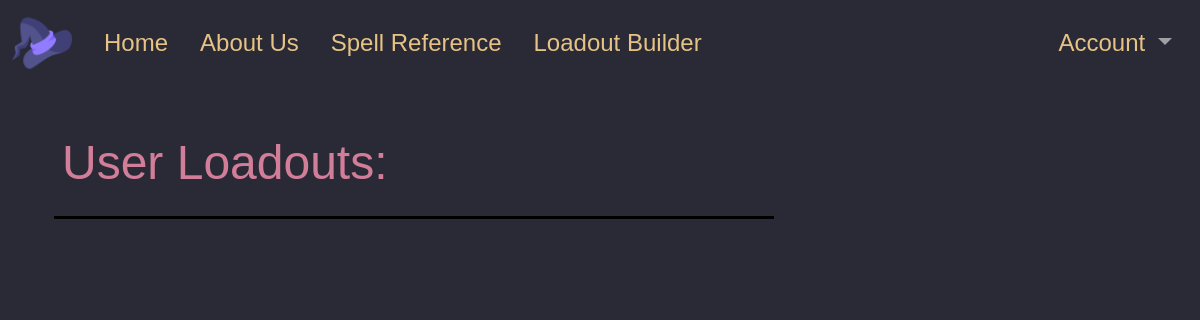
/myloadouts (signed in), run on an earlier commit of the app's database.
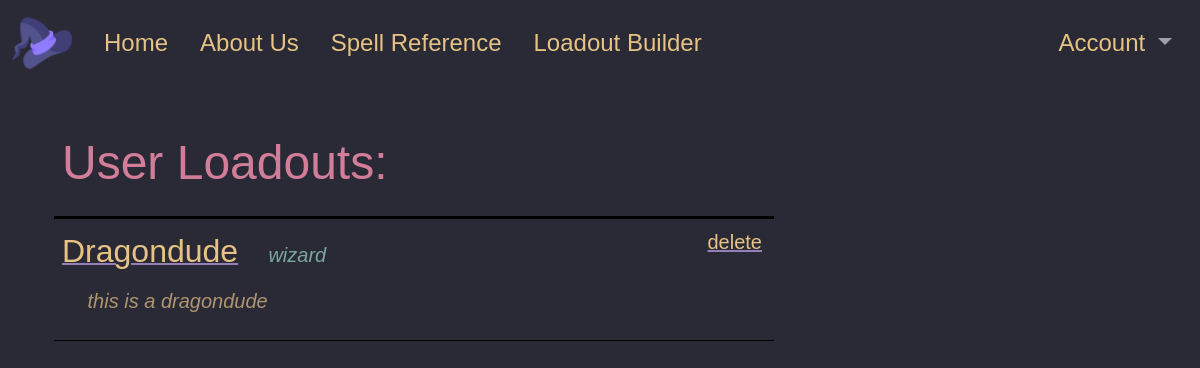
And on a later commit of the database.
### tables this page shows
CREATE TABLE loadouts (
    loadout_id INTEGER PRIMARY KEY,	
    user_id INTEGER,			
    loadout_name TEXT NOT NULL,		
    class TEXT NOT NULL,		
    description TEXT,			
    spell_name TEXT NOT NULL
);

### app.py (the view)
@app.route('/myloadouts', methods=['GET', 'POST'])
def myloadouts():
    if 'user' in session.keys():
        loadouts = get_db().get_user_loadouts(session['user']['id'])
        loadout_names = []
        unique_loadouts = []
        for loadout in loadouts:
            name = loadout[2]
            if name not in loadout_names:
                unique_loadouts.append(loadout)
                loadout_names.append(name)
        print(loadout_names)
        return render_template('myloadouts.html',loadouts = unique_loadouts)

### app.py (called while the page is built)
def get_db():
    db = getattr(g, '_database', None)
    if db is None:
        db = Database(DATABASE_PATH)
    return db

### db.py (called while the page is built)
    def select(self, sql, parameters=[]):
        c = self.conn.cursor()
        c.execute(sql, parameters)
        return c.fetchall()

    def get_user_loadouts(self, user_id):
        data = self.select('SELECT distinct * FROM loadouts WHERE loadouts.user_id = ?', [user_id])
        return data

### templates/myloadouts.html (shortened to what this page needs)
{% extends "base.html" %} {% block title %}Builder{%endblock%}
{%block content%}
<div class = 'row'>
    <div class="col-md-8">
        <table class = "table border-black" id = "loadout-list">
            <thead style="border-bottom-width: 3px;">
                <tr>
                    <th class = "tref-h">
                        <h1 class="t6 py-2 container-heading">User Loadouts:</h1>
                    </th>
                </tr>
            </thead>
            <tbody>
                {%for loadout in loadouts%}
                    <tr>
                        <td class = 'tref'>
                            <a class = "loadout-select aref tref-l" style="font-size: 2.0rem;" href="{{ url_for('loadout', loadout_id=loadout[2]) }}">{{loadout[2]}}</a>
                            <p class="px-2 t5-plus" style="display:inline-block;font-size: 1.25rem;">&ensp; <em>{{loadout[3]}}</em></p>
                            <a class="delete aref tref-l" href="#" style = "float:right; display:inline-block; padding-right:4px; font-size:1.25rem" data-name="{{loadout[2]}}">delete</a>
                            {%if loadout[4] == "" %}
                                <p style="font-size: 1.25rem;opacity: 0.7;">&emsp; <em>no description </em></p>
                            {%else%}
                                 <p style="font-size: 1.25rem;opacity: 0.7;">&emsp; <em>{{loadout[4]}}</em></p>
                            {%endif%}
                        </td>
                    </tr>
                {%endfor%}
            </tbody>
        </table>
    </div>
</div>
{%endblock%}

### templates/base.html (shortened to what this page needs)
<!DOCTYPE html>
<html>
<head>
    <link href="https://cdn.jsdelivr.net/npm/bootstrap@5.3.2/dist/css/bootstrap.min.css"
    rel="stylesheet"
>
    <link rel="stylesheet" href="/static/css/base.css">
    <link rel="stylesheet" href="/static/css/loadouts.css">
</head>
<body>
    <header>
        <div class="container-xxl">
            <div class="row">
                <div class="col">
                    <nav class="navbar navbar-expand-md navbar-dark">
                        <a class="navbar-brand" href="/"><img src="/static/img/witch-hat.png" style="max-height: 60px;"></a>
                        <div class="collapse navbar-collapse" id="navbarSupportedContent">
                            <ul class="navbar-nav me-auto">
                                <li class="header-unselected nav-item{% if active == 'Home' %} header-selected active{% endif %}">
                                    <a class="nav-link" href="/">Home</a>
                                </li>
                                <li class="header-unselected nav-item{% if active == 'About' %} header-selected active{% endif %}">
                                    <a class="nav-link" href="/about">About Us</a>
                                </li>
                                <li class="header-unselected nav-item{% if active == 'Spell Reference' %} header-selected active{% endif %}">
                                    <a class="nav-link" href="/spell_reference">Spell Reference</a>
                                </li>
                                <li class="header-unselected nav-item{% if active == 'Loadout Builder' %} header-selected active{% endif %}">
                                    <a class="nav-link" href="/builder1">Loadout Builder</a>
                                </li>
                            </ul>
                            <ul class="navbar-nav">
                                <li class="nav-item dropdown">
                                    <a class="nav-link dropdown-toggle header-unselected" href="#" id="navbarDropdown" role="button"
                                        data-bs-toggle="dropdown" aria-haspopup="true" aria-expanded="false">
                                        Account
                                    </a>
                            </ul>
                        </div>
                    </nav>
                </div>
            </div>
        </div>
    </header>
    <main>
        <div class="container-lg content">
            {% block content %}{% endblock %}
        </div>
    </main>
</body>
</html>

### static/css/base.css (style rules this page uses)
body { font-family: 'Baskerville', 'Trebuchet MS', sans-serif; font-size: 1.5rem; background: #2A2A37; }
header { background: #2A2A37; }
.header-unselected { -webkit-text-fill-color: #E6C384; }
.navbar-expand-md .navbar-nav .nav-link { padding-left: 1rem; padding-right: 1rem; }
.content { padding: 2rem 1.5rem; }
.container-heading { font-size: 3.0rem; }
thead th { position:sticky;top: 0; z-index: 1; }
.tref { background-color: #2A2A37 !important; -webkit-text-fill-color: #E6C384; }
.tref-h { background-color: #2A2A37 !important; -webkit-text-fill-color: #D27E99; }
.tref-l { background-color: #2A2A37 !important; -webkit-text-fill-color: #E6C384; }
.aref { text-decoration: underline; text-decoration-thickness: 1.5px; text-decoration-color: #957FB8; }
.t5-plus { -webkit-text-fill-color: #7AA89F; }
.t6 { color: #D27E99; }

### static/css/loadouts.css (style rules this page uses)
.loadout-select { display:inline-block; border:none; background-color: transparent; -webkit-text-fill-color:#E6C384; }

What changed in the data, as far as the page shows it:
added loadouts: loadout_name "Dragondude", class "wizard", description "this is a dragondude"
